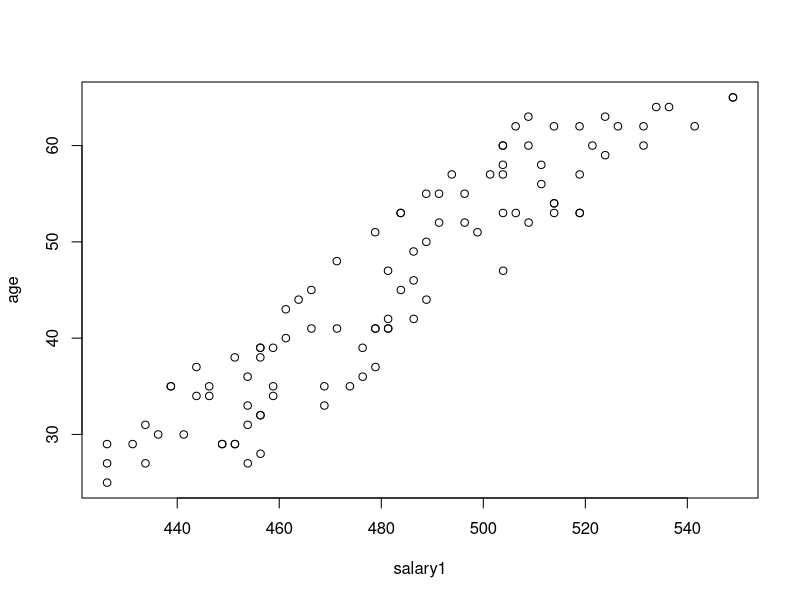
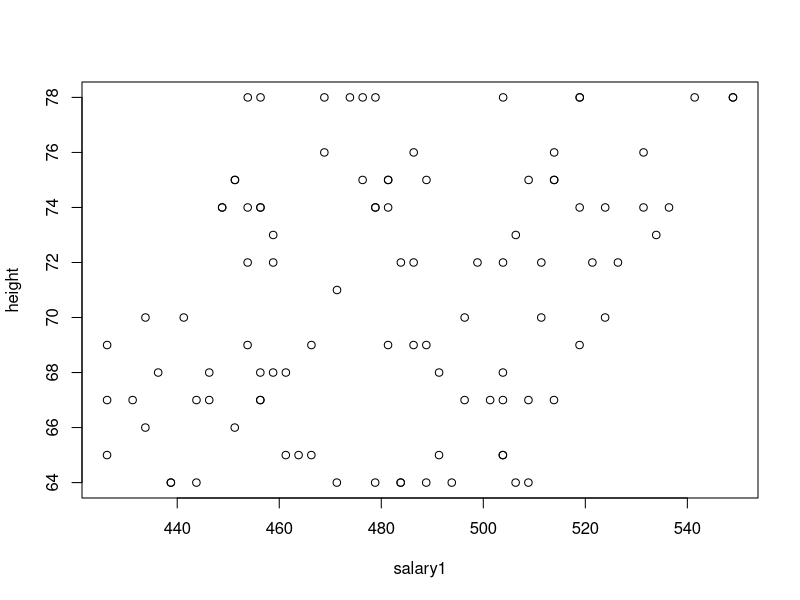
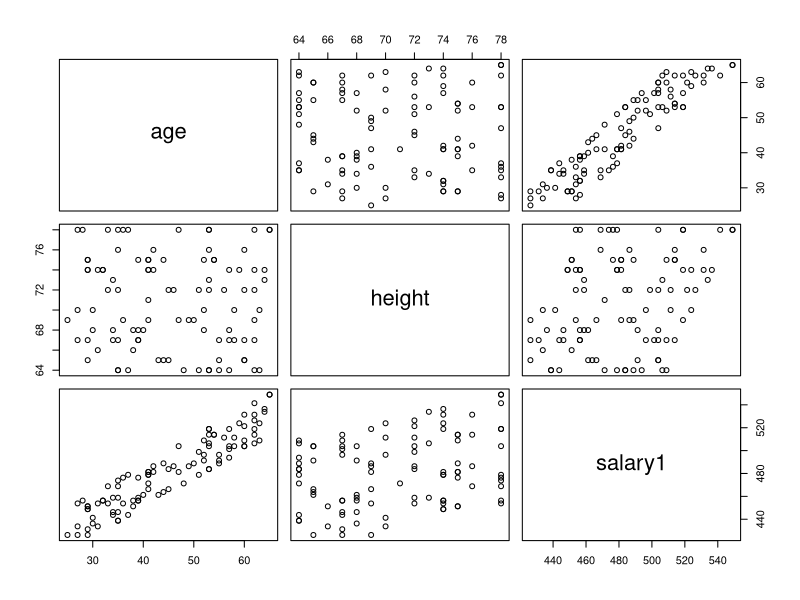
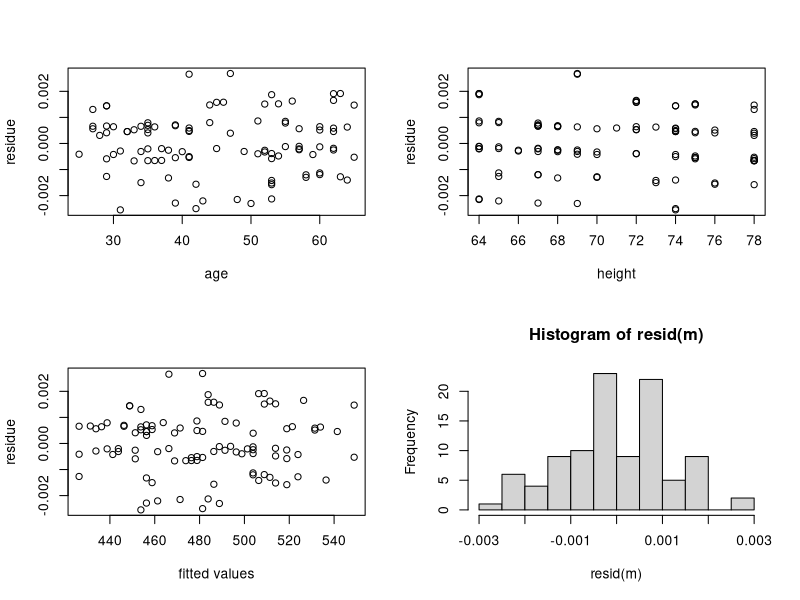

The R source for these figures, in order:
# setwd("SET THE Working Director to THE PATH TO THIS DIRECTORY")

data <- read.csv("Datasets/CEO_salary.csv")
attach(data)

# Divid the Salary by 1000 to be able to better show the values.
salary1 <- salary/1000

# Now we create a New Data frame out of age, heit and Salary
data1 <- data.frame(age, height, salary1)

plot(salary1, age)

plot(salary1, height)

# You can also the following command to replace the column inside the original dataframe.
# data[,"salary"] <- salary1

# Calulate Correlation Coefficient
cor(data1)

# Plot Scatterplot Matrix
pairs(data1)

# Fit a Multiple Linear Regression model into data.
# Variables are Salary and age
lm(formula = salary1 ~ age + height)

# or better store the resulted model into a variable for further use.

m <- lm(salary1~age+height)

# Summar function can calculate almost everything that you need.
summary(m)

# Calulate R squared Manually and the P-Value

# Total Sume of Squared.
totalss <- sum((salary1 - mean(salary1))^2)

# Regression and Residual Sum of the Squered.
regss <- sum((fitted(m) - mean(salary1))^2)
resiss <- sum((salary1-fitted(m))^2)

# Calulate the F Value.
fstatistic <- (regss/2)/(resiss/97)

# The P-Value for F-Statistic.
pvalue <- 1-pf(fstatistic, df1=2, df2=97)

# Calulate R squared.
R2 <- regss/totalss

# Regression Diagnostics
# Residual Plots
resid(m)
par(mfrow=c(2,2))


plot(age, resid(m), axes=TRUE, frame.plot=TRUE, xlab='age', ylab='residue')
plot(height, resid(m), axes=TRUE, frame.plot=TRUE, xlab='height', ylab='residue')

plot(fitted(m), resid(m), axes=TRUE, frame.plot=TRUE, xlab='fitted values', ylab='residue')

hist(resid(m))



# influence function 
# This function provides the basic quantities which are used in forming a wide variety
# of diagnostics for checking the quality of regression fits.
influence(m)


# Checking for influence points 

# Cooks distance
cooks.dist <- cooks.distance(m)

# Where the cook's distance is higher than 4/(n-k-1) (k is the number if parameters in equation)
# 4/(102 - 2 -1) = 4/97

which(cooks.dist > (4/(nrow(data1)-2-1)))

#############################################################
# Identifying Influential Data Points
# https://newonlinecourses.science.psu.edu/stat501/node/340/




# Finding outliers 


# IQR Outlier detection.
outlier_iqr <- function(x){
  iqr <- IQR(x,na.rm = T,type = 7)
  q <- quantile(x)
  upper_bound = q[4]+(iqr*1.5)
  lower_bound = q[2]-(iqr*1.5)
  outliers <- which ((x > upper_bound) | (x < lower_bound))
  return(outliers)
}

# The two axises , X_1 and X_2
print(outlier_iqr(age))

print(outlier_iqr(height))


# The Y-Axis outlers 
print(outlier_iqr(salary1))


